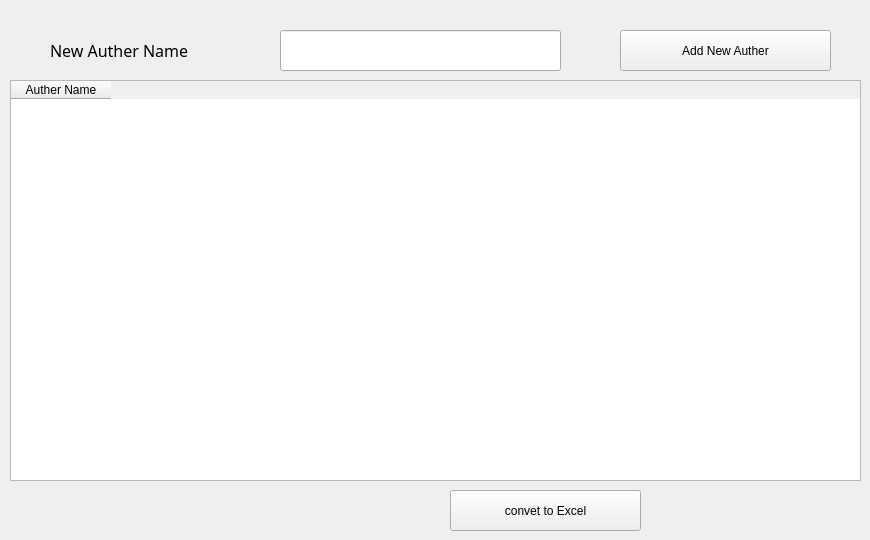
      <widget class="QWidget" name="tab_10">
       <attribute name="title">
        <string>Auther</string>
       </attribute>
       <widget class="QLineEdit" name="lineEdit_30">
        <property name="geometry">
         <rect>
          <x>280</x>
          <y>30</y>
          <width>281</width>
          <height>41</height>
         </rect>
        </property>
       </widget>
       <widget class="QTableWidget" name="tableWidget_3">
        <property name="geometry">
         <rect>
          <x>10</x>
          <y>80</y>
          <width>851</width>
          <height>401</height>
         </rect>
        </property>
        <column>
         <property name="text">
          <string>Auther Name</string>
         </property>
        </column>
       </widget>
       <widget class="QLabel" name="label_35">
        <property name="geometry">
         <rect>
          <x>50</x>
          <y>30</y>
          <width>221</width>
          <height>41</height>
         </rect>
        </property>
        <property name="font">
         <font>
          <family>Sans Serif</family>
          <pointsize>12</pointsize>
         </font>
        </property>
        <property name="text">
         <string>New Auther Name</string>
        </property>
       </widget>
       <widget class="QPushButton" name="pushButton_18">
        <property name="geometry">
         <rect>
          <x>620</x>
          <y>30</y>
          <width>211</width>
          <height>41</height>
         </rect>
        </property>
        <property name="text">
         <string>Add New Auther</string>
        </property>
       </widget>
       <widget class="QPushButton" name="pushButton_25">
        <property name="geometry">
         <rect>
          <x>450</x>
          <y>490</y>
          <width>191</width>
          <height>41</height>
         </rect>
        </property>
        <property name="text">
         <string>convet to Excel</string>
        </property>
       </widget>
      </widget>
